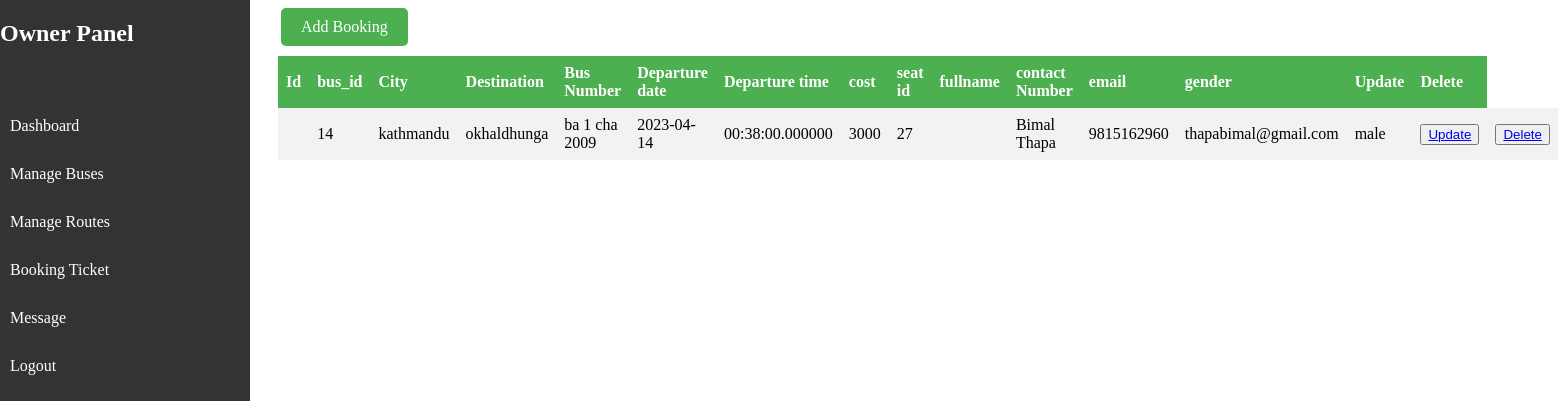
Page /ownerbooking.php on the committed database.
### tables this page shows
CREATE TABLE `bookings` (
  `booking_id` int(11) NOT NULL,
  `bus_id` int(11) NOT NULL,
  `city` varchar(50) NOT NULL,
  `Destination` varchar(50) NOT NULL,
  `Bus_number` varchar(50) NOT NULL,
  `departure_date` date NOT NULL,
  `departure_time` time(6) NOT NULL,
  `cost` varchar(50) NOT NULL,
  `seat_id` int(11) NOT NULL,
  `fullName` varchar(50) NOT NULL,
  `contactNumber` varchar(50) NOT NULL,
  `email` varchar(50) NOT NULL,
  `gender` varchar(50) NOT NULL
);

### ownerbooking.php (the view, shortened to what this page needs)
<?php
    include ("ownersidebar.php");
?>
<!DOCTYPE html>
<html lang="en">
<head>
</head>
<body>
<a href="addbookingadmin.php" class="add-route-btn">Add Booking</a>
<table>
    <tr>
        <th> Id</th>
        <th>bus_id</th>
        <th>City</th>
        <th>Destination</th>
        <th>Bus Number</th>
        <th>Departure date</th>
        <th>Departure time</th>
        <th>cost</th>
        <th>seat id</th>
        <th>fullname</th>
        <th>contact Number</th>
        <th>email</th>
        <th>gender</th>
        <th>Update</th>
        <th>Delete</th>
    </tr>
    <?php
        $sql="Select * from `bookings`";
        $result=(mysqli_query($conn,$sql));
        if($result){
            while($row=mysqli_fetch_assoc($result)){
                $id=$row['id'];
                $bus_id=$row['bus_id'];
                $city=$row['city'];
                $destination=$row['Destination'];
                $bus_number=$row['Bus_number'];
                $departure_date=$row['departure_date'];
                $departure_time=$row['departure_time'];
                $cost=$row['cost'];
                $seat_id=$row['seat_id'];
                $fullname=$row['fullName'];
                $contactNumber=$row['contactNumber'];
                $email=$row['email'];
                $gender=$row['gender'];
                echo "<tr>
                <td>".$id."</td>
                <td>".$bus_id."</td>
                <td>".$city."</td>
                <td>".$destination."</td>
                <td>".$bus_number."</td>
                <td>".$departure_date."</td>
                <td>".$departure_time."</td>
                <td>".$cost."</td>
                <td>".$seat_id."</td>
                <td>".$selectedSeat."</td>
                <td>".$fullname."</td>
                <td>".$contactNumber."</td>
                <td>".$email."</td>
                <td>".$gender."</td>
                <td><button><a href=updatebooking.php?updateid=".$id.">Update</a></button></td>
                <td><button><a href=deletebooking.php?deleteid=".$id.">Delete</a></button></td>
              </tr>";
            }
        }
    ?>
</table>
</body>
</html>

### ownerbooking.php (style rules this page uses)
table { border-collapse: collapse; width: 80%; margin-left:270px; }
th, td { text-align: left; padding: 8px; }
th { background-color: #4CAF50; color: white; }
tr:nth-child(even) { background-color: #f2f2f2 }
.add-route-btn { display: inline-block; background-color: #4CAF50; color: white; padding: 10px 20px; text-align: center; text-decoration: none; margin-left:273px; margin-bottom:10px; font-size: 16px; border-radius: 5px; border: none; cursor: pointer; }

### rows in the picture
bookings: bus "14", city "kathmandu", Destination "okhaldhunga", Bus_number "ba 1 cha 2009", departure_date "2023-04-14", departure_time "00:38:00.000000", cost "3000", seat "27", fullName "Bimal Thapa", contactNumber "9815162960", email "thapabimal@gmail.com", gender "male"
